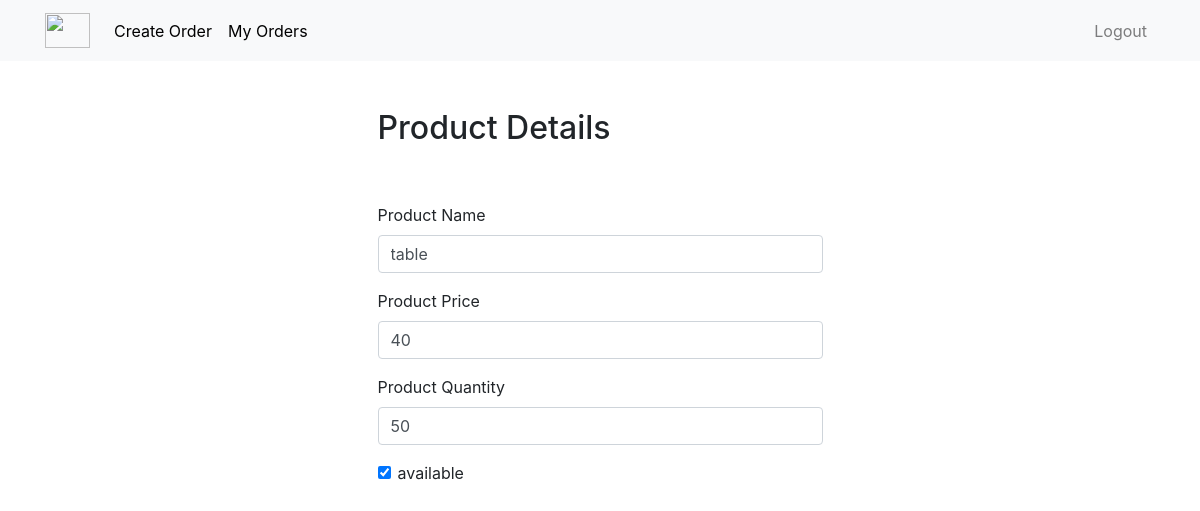
The app's page /user/productdetails/2 (signed in) with its own data.
### user/models.py (models this page shows, shortened)
class Product(models.Model):
    unique_id = models.UUIDField(primary_key=False, default=uuid.uuid4, editable=False)
    product_name = models.CharField(null=False, max_length=20)
    price = models.CharField(null=False, max_length=10)
    quantity = models.CharField(null=False, max_length=4)
    available = models.BooleanField(default=False)
    class Meta:
        verbose_name = 'Product'
        ordering = ['-pk']

### user/views.py (the view, shortened to what this page needs)
# urls.py: path('productdetails/<int:product_pk>', views.productdetails, name='productdetails'),
def productdetails(request, product_pk):
    product = get_object_or_404(Product, pk=product_pk)
    if request.method == 'GET':
        form = ProductForm(instance=product)
        return render(request, 'user/productdetails.html', {'product': product, 'form': form})

### user/forms.py
class ProductForm(ModelForm):
    class Meta:
        model = Product
        fields = ['product_name', 'price', 'quantity', 'available']

### user/templates/user/productdetails.html (shortened to what this page needs)
{% extends "user/base.html" %}
{% block content %}
    <div class="row justify-content-center mt-5">
          <div class="col-md-5">
            {% if user.is_staff %}
              <h2>Update product</h2>
            {% else %}
              <h2>Product Details</h2>
            {% endif %}
          </div>
    </div>
    <div class="row justify-content-center mt-5">
        <div class="col-md-5">
            <form method="POST">
                <div class="form-group">
                    <label for="product_name">Product Name</label>
                    <input type="text" name="product_name" class="form-control" id="product_name" value="{{ product.product_name }}" required>
                </div>
                <div class="form-group">
                    <label for="price">Product Price</label>
                     <input type="text" name="price" class="form-control" id="price" value="{{ product.price }}" required>
                </div>
                <div class="form-group">
                    <label for="quantity">Product Quantity</label>
                    <input type="text" name="quantity" class="form-control" id="quantity" value="{{ product.quantity }}" required>
                </div>
                <div class="form-group form-check">
                    <input type="checkbox" name="available" class="form-check-input" id="available" {% if product.available %}checked{% endif %}>
                    <label class="form-check-label" for="available">available</label>
                </div>
            </form>
        </div>
    </div>
{% endblock %}

### records on screen
Product: product_name "table", price "40", quantity "50", available "☑"
